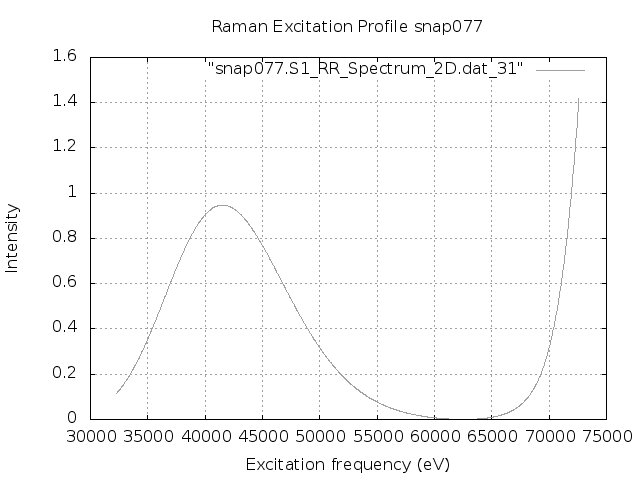

The gnuplot source for this figure:
set terminal png
set output "snap077.S1.REP.png"
set xlabel 'Excitation frequency (eV)'
set ylabel 'Intensity'
set title "Raman Excitation Profile snap077"
set grid
set autoscale
plot "snap077.S1_RR_Spectrum_2D.dat_31" with lines lc "blue"
exit
